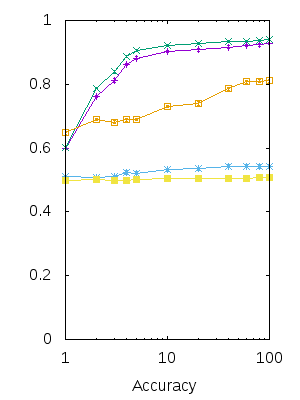

Reproduce this figure in gnuplot.
set terminal png size 300,400
set output "acpca.png"

set logscale x
unset key
set yrange [0:1]
set xlabel "Accuracy"

plot "dtacpca.dat" w linespoints linetype 1 title "Decision Tree", "dtacpca.dat" using 1:2:3 w errorbars linetype 1 title "", \
     "rfacpca.dat" w linespoints linetype 2 title "Random Forest", "rfacpca.dat" using 1:2:3 w errorbars linetype 2 title "", \
     "nbacpca.dat" w linespoints linetype 3 title "Naive Bayes", "nbacpca.dat" using 1:2:3 w errorbars linetype 3 title "", \
     "knnacpca.dat" w linespoints linetype 4 title "KNN", "knnacpca.dat" using 1:2:3 w errorbars linetype 4 title "", \
     "svcacpca.dat" w linespoints linetype 5 title "SVM", "svcacpca.dat" using 1:2:3 w errorbars linetype 5 title ""
